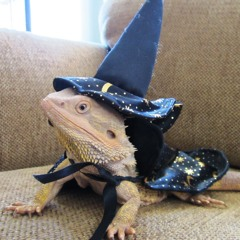
#> input picture Exercises/Classic Computer Vision using OpenCV/5. Image enhancement – histogram equalization/Images/lizard.bmp, 240 x 240 px
$ jupyter execute notebook.ipynb
#> lines starting #> are read from the running program, lines starting #| are printed output that depends on the picture
# 5. Image enhancement – histogram equalization

[cell 1]
import cv2
import os
import numpy as np

from matplotlib import pyplot as plt
from scipy import ndimage

### **a)** Take a low contrast grayscale image and plot its histogram

[cell 2]
image = cv2.imread("Images/lizard.bmp", 0)
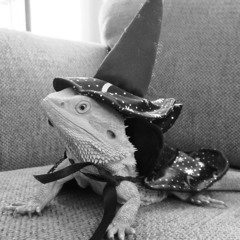
#> image: shape (240, 240); min 0, max 255, mean 128.3

plt.imshow(image, cmap="gray")
plt.title('Low Contrast Image')
plt.axis('off')
plt.show()

plt.hist(image.ravel(), 256, [0,256])
plt.show()
#> figure, not shown here; tallest bar 2041 high, from x = 255 to 256

### **b)** Enhance the image constrast using:
#### **b1)** simple histogram equalization

[cell 3]
equalization = cv2.equalizeHist(image)
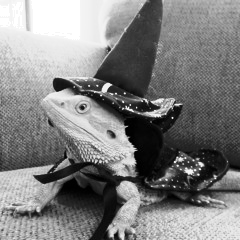
#> equalization: shape (240, 240); min 0, max 255, mean 128.2

plt.imshow(equalization, cmap="gray")
plt.title('Histogram Equalization')
plt.axis('off')
plt.show()

plt.hist(equalization.ravel(), 256, [0, 256])
plt.show()
#> figure, not shown here; tallest bar 2041 high, from x = 255 to 256

#### **b2)** CLAHE

[cell 4]
clahe = cv2.createCLAHE(clipLimit=2.0, tileGridSize=(8, 8))
clahe_image = clahe.apply(image)
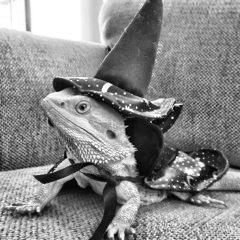
#> clahe_image: shape (240, 240); min 1, max 255, mean 136.4

plt.imshow(clahe_image, cmap="gray")
plt.title('CLAHE')
plt.axis('off')
plt.show()

plt.hist(clahe_image.ravel(), 256, [0, 256])
plt.show()
#> figure, not shown here; tallest bar 2046 high, from x = 255 to 256

### **c)** Repeat the previous operations on a color image

[cell 5]
image = cv2.imread("Images/lizard.bmp", 1)
#> image is the input picture: shape (240, 240, 3); mean B, G, R 118.9, 126.9, 134.7
image = cv2.cvtColor(image, cv2.COLOR_BGR2RGB) # Convert from BGR to RGB because we are using matplotlib to display the image

plt.imshow(image)
plt.title('Low Contrast Image')
plt.axis('off')
plt.show()

[cell 6]
def plot_histogram(image):
    color = ('b', 'g', 'r')

    for i, col in enumerate(color):
        histr = cv2.calcHist([image], [i], None, [256], [0, 256])
        plt.plot(histr, color=col)
        plt.xlim([0, 256])

    plt.show()
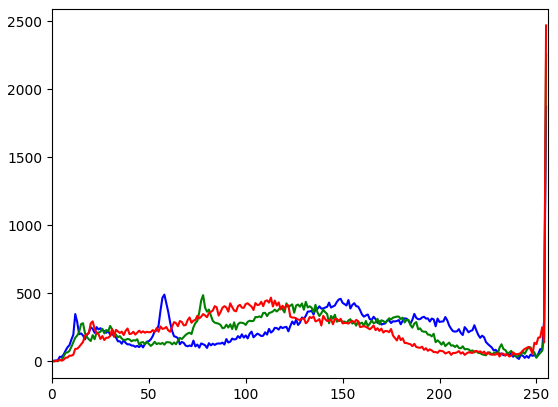
#> figure drawn by matplotlib, 1 panel; curve peaks at x = 255, y = 1873; curve peaks at x = 255, y = 2256; curve peaks at x = 255, y = 2470

plot_histogram(image)

#### Histogram equalization

[cell 7]
channels = cv2.split(image)
eq_channels = []

for channel, color in zip(channels, ['R', 'G', 'B']):
    eq_channels.append(cv2.equalizeHist(channel))
#> this loop made 3 passes
#> color on passes 1 to 3: 'R', 'G', 'B'
#> after the loop, eq_channels = 3 items

equalization = cv2.merge(eq_channels)
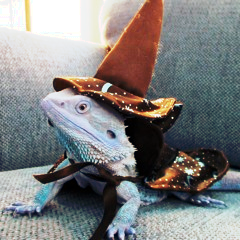
#> equalization: shape (240, 240, 3); mean of channels 0, 1, 2 128.2, 128.3, 128.3; drawn as B, G, R

plt.imshow(equalization)
plt.title('Histogram Equalization')
plt.axis('off')
plt.show()

plot_histogram(equalization)
#> in plot_histogram (call 2), `plt.show()`:
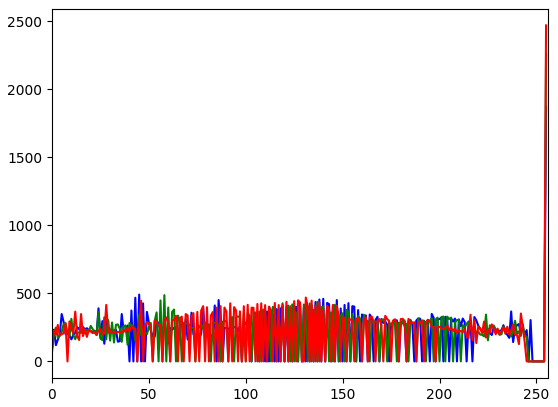
#> figure drawn by matplotlib, 1 panel; curve peaks at x = 255, y = 1873; curve peaks at x = 255, y = 2256; curve peaks at x = 255, y = 2470

#### CLAHE

[cell 8]
channels = cv2.split(image)
eq_channels = []
clahe = cv2.createCLAHE(clipLimit=2.0, tileGridSize=(8, 8))

for channel, color in zip(channels, ['R', 'G', 'B']):
    clahe_channel = clahe.apply(channel)

    eq_channels.append(clahe_channel)
#> this loop made 3 passes
#> pass 1, `clahe_channel = clahe.apply(channel)`:
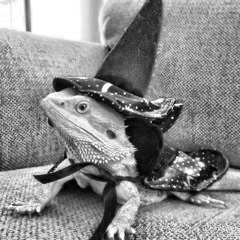
#> clahe_channel: shape (240, 240); min 1, max 255, mean 139
#> pass 3, `clahe_channel = clahe.apply(channel)`:
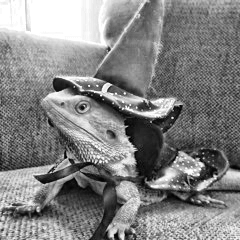
#> clahe_channel: shape (240, 240); min 1, max 255, mean 131.2

clahe_image = cv2.merge(eq_channels)
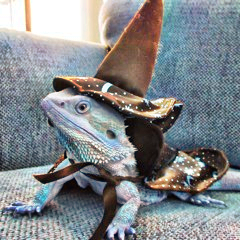
#> clahe_image: shape (240, 240, 3); mean of channels 0, 1, 2 139, 135.5, 131.2; drawn as B, G, R

plt.imshow(clahe_image)
plt.title('Histogram Equalization')
plt.axis('off')
plt.show()

plot_histogram(clahe_image)
#> in plot_histogram (call 3), `plt.show()`:
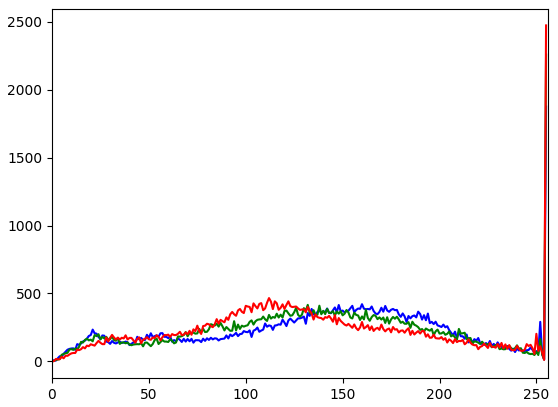
#> figure drawn by matplotlib, 1 panel; curve peaks at x = 255, y = 1875; curve peaks at x = 255, y = 2258; curve peaks at x = 255, y = 2473

$ run again, with Exercises/Classic Computer Vision using OpenCV/5. Image enhancement – histogram equalization/Images/face_lowContrast_01.jpg saved as Exercises/Classic Computer Vision using OpenCV/5. Image enhancement – histogram equalization/Images/lizard.bmp
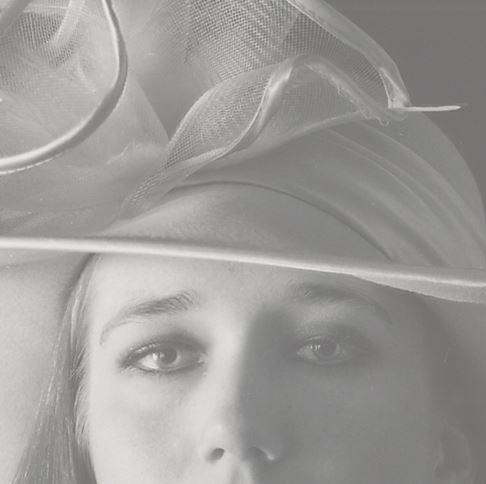
#> input picture Exercises/Classic Computer Vision using OpenCV/5. Image enhancement – histogram equalization/Images/face_lowContrast_01.jpg, 486 x 484 px
#> image is the input picture: shape (484, 486, 3); mean B, G, R 153.3, 155.4, 156.3
#> the loop `for channel, color in zip(channels, ['R', 'G', 'B']):` made 3 passes
#> color on passes 1 to 3: 'R', 'G', 'B'
#> after the loop `for channel, color in zip(channels, ['R', 'G', 'B']):`: eq_channels = 3 items
#> in plot_histogram (call 2), `plt.show()`:
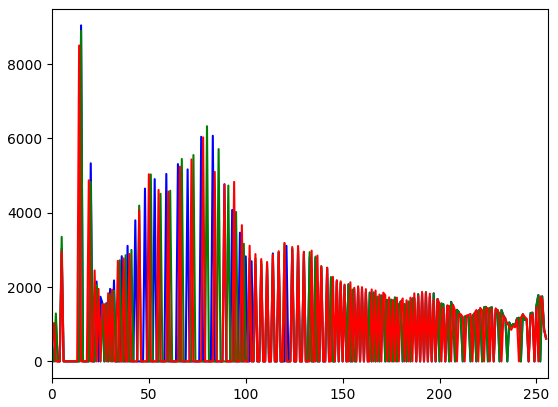
#> figure drawn by matplotlib, 1 panel; curve peaks at x = 15, y = 9039; curve peaks at x = 15, y = 8890; curve peaks at x = 14, y = 8499
#> in plot_histogram (call 3), `plt.show()`:
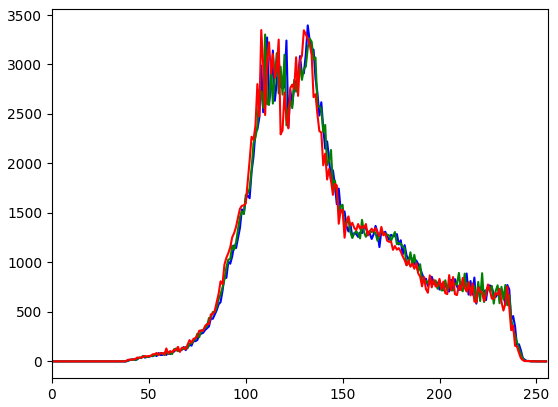
#> figure drawn by matplotlib, 1 panel; curve peaks at x = 132, y = 3395; curve peaks at x = 110, y = 3303; curve peaks at x = 108, y = 3348
